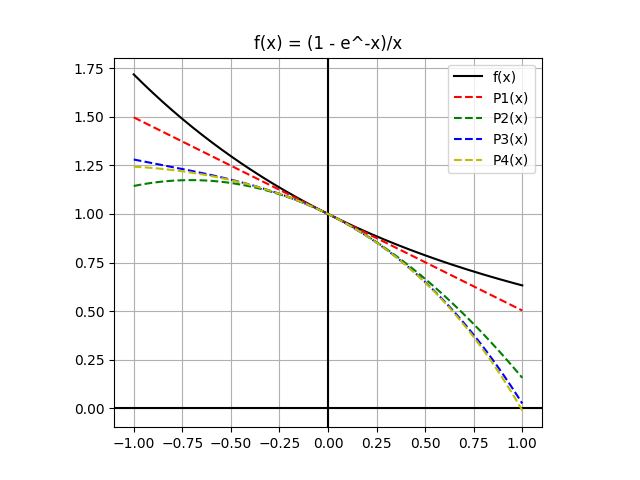

The script that saved this image:
import numpy as np
from matplotlib import pyplot as plt
from math import exp, factorial


"""
f(x) = (1 - e^-x)/x

"""

x = np.linspace(-1, 1, num=200)
# a value close to 0; f(0) not defined
a = x[int(200/2)]
#degrees
deg_1 = [2, 4, 6, 8]

def f(t):
  return (1/t)*(1-exp(-t))

  
# generalized derivative: (dy/dx)^n?
def dydx(v, degree):
  h = exp(-5)
  if degree == 0: 
    return f(v)
  elif degree > 1:
    return dydx((f(v+h) - f(v))/(h), degree-1)
  
  return (f(v+h) - f(v))/(h)


# Finds nth taylor polynomial
def nth_tayl(n):
  if n >= 0:
    summation = np.zeros(len(x))
    for i in range(n+1):
      for j in range(len(x)):
        summation[j] += (dydx(a, i)*pow((x[j]-a), i))/factorial(i)
  return summation


# array of domain values for Pn(x)
p = []

#similar to the main matlab code
for n in range(1, 5):
  p.append(nth_tayl(n))

fx = [f(i) for i in x]

fig, ax = plt.subplots()

ax.set_aspect('equal')
ax.grid(True, which='both')

ax.axhline(y=0, color='k')
ax.axvline(x=0, color='k')

ax.plot(x, fx, 'k', label='f(x)')
# has the same behaviour as y=f'(a)
ax.plot(x, p[0], 'r--', label='P1(x)')
ax.plot(x, p[1], 'g--', label='P2(x)')
ax.plot(x, p[2], 'b--', label='P3(x)')
ax.plot(x, p[3], 'y--', label='P4(x)')

#ax.set_ylim(ymin=0.485, ymax=0.505)

ax.legend()
plt.title("f(x) = (1 - e^-x)/x")
#plt.savefig("q6_b.png")

plt.show()